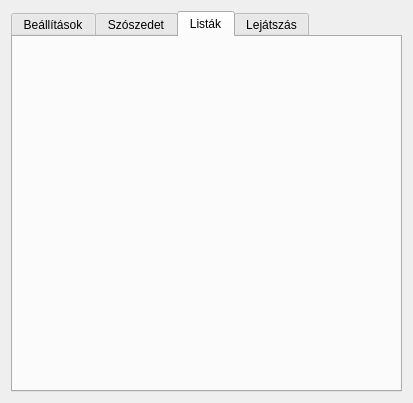
<?xml version="1.0" encoding="UTF-8"?>
<ui version="4.0">
 <class>MainWindow</class>
 <widget class="QMainWindow" name="MainWindow">
  <property name="geometry">
   <rect>
    <x>0</x>
    <y>0</y>
    <width>413</width>
    <height>403</height>
   </rect>
  </property>
  <property name="windowTitle">
   <string>Szóismétlő</string>
  </property>
  <widget class="QWidget" name="centralWidget">
   <layout class="QGridLayout" name="gridLayout">
    <item row="0" column="0">
     <widget class="QTabWidget" name="tabWidget">
      <property name="enabled">
       <bool>true</bool>
      </property>
      <property name="currentIndex">
       <number>2</number>
      </property>
      <widget class="ConfigForm" name="tabSettings">
       <attribute name="title">
        <string>Beállítások</string>
       </attribute>
       <layout class="QGridLayout" name="gridLayout_3"/>
      </widget>
      <widget class="DbForm" name="tabWords">
       <property name="sizePolicy">
        <sizepolicy hsizetype="Expanding" vsizetype="Expanding">
         <horstretch>0</horstretch>
         <verstretch>0</verstretch>
        </sizepolicy>
       </property>
       <attribute name="title">
        <string>Szószedet</string>
       </attribute>
       <layout class="QGridLayout" name="gridLayout_2"/>
      </widget>
      <widget class="ListForm" name="tabList">
       <attribute name="title">
        <string>Listák</string>
       </attribute>
      </widget>
      <widget class="PlayForm" name="tabPlay">
       <attribute name="title">
        <string>Lejátszás</string>
       </attribute>
      </widget>
     </widget>
    </item>
   </layout>
  </widget>
  <action name="actionSz_szedet">
   <property name="text">
    <string>Szószedet</string>
   </property>
  </action>
  <action name="actionLej_tsz_s">
   <property name="text">
    <string>Lejátszás</string>
   </property>
  </action>
 </widget>
 <layoutdefault spacing="6" margin="11"/>
 <customwidgets>
  <customwidget>
   <class>ConfigForm</class>
   <extends>QWidget</extends>
   <header location="global">ConfigForm.h</header>
   <container>1</container>
  </customwidget>
  <customwidget>
   <class>PlayForm</class>
   <extends>QWidget</extends>
   <header location="global">PlayForm.h</header>
   <container>1</container>
  </customwidget>
  <customwidget>
   <class>DbForm</class>
   <extends>QWidget</extends>
   <header location="global">DbForm.h</header>
   <container>1</container>
  </customwidget>
  <customwidget>
   <class>ListForm</class>
   <extends>QWidget</extends>
   <header location="global">ListForm.h</header>
   <container>1</container>
  </customwidget>
 </customwidgets>
 <resources/>
 <connections/>
</ui>
